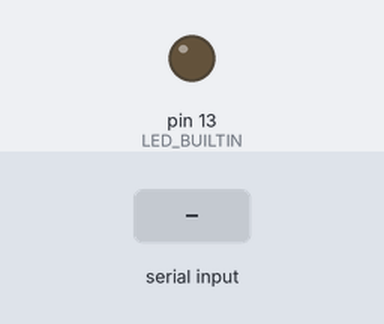
Simulated run of this sketch. Board: Arduino Uno, built with avr-gcc and run on an emulated ATmega328P. On the bench: output pins drawn as LEDs (lit = HIGH). The test bench sets the inputs (shaded band).

Above: at 1.2 s.
1.3 s: byte 30 received over Serial
At 1.45 s:
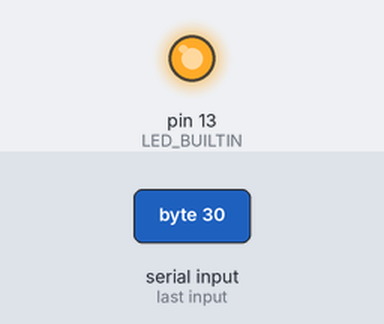
Timing chart, 0 to 4.3 s (numbered marks = the images above; inputs shaded):
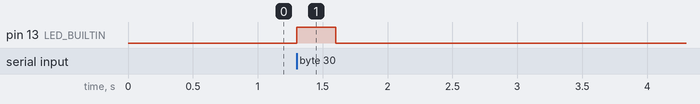

The sketch:

serialslider.ino
```cpp
 // Read in a byte from serial.  Blink the LED for a duration that depends on the byte read.

byte inputByte = 0;

void setup() {
  // Start the serial port
  Serial.begin(9600);
  pinMode(LED_BUILTIN,OUTPUT);
}

void loop() {
  if (Serial.available() > 0) {  // If there's serial data to read
    inputByte = Serial.read();   // Read in one byte (char)
    digitalWrite(LED_BUILTIN,HIGH);
    delay(inputByte*10);         // Delay for 10 times that many milliseconds.
    digitalWrite(LED_BUILTIN,LOW);
  }
}
```

Measured:
- after the input at 1.3 s, pin 13 (LED_BUILTIN): LOW → HIGH at once, → LOW 0.30 s later
